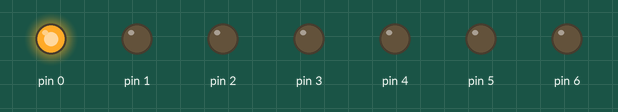
Bench run of a sketch on a simulated Arduino Uno, built with avr-gcc and run on an emulated ATmega328P. Shown: output pins drawn as LEDs (lit = HIGH).

Above: at 0.5 s.
At 2.5 s:
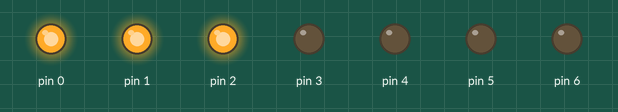
At 5.5 s:
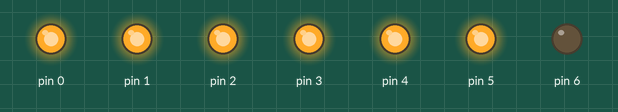
At 8.5 s:
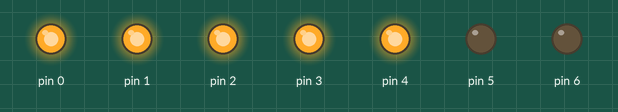
At 13.5 s:
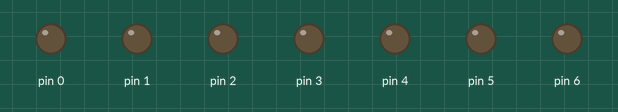
At 17.5 s:
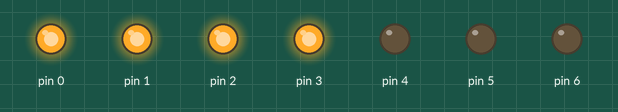
Timing chart, 0 to 18.2 s (numbered marks = the images above):
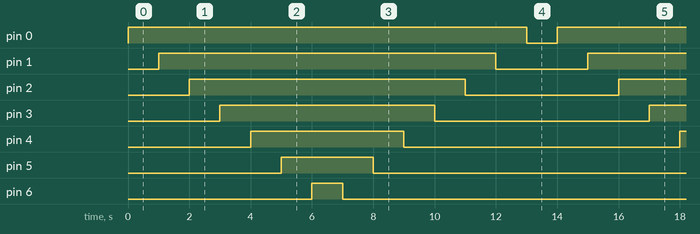

Measured:
- by itself, pin 0: alternates HIGH for 13.0 s and LOW for 1.0 s
- by itself, pin 1: alternates HIGH for 11.0 s and LOW for 3.0 s
- by itself, pin 2: alternates HIGH for 9.0 s and LOW for 5.0 s
- by itself, pin 3: alternates HIGH for 7.0 s and LOW for 7.0 s
- by itself, pin 4: alternates HIGH for 5.0 s and LOW for 9.0 s
- by itself, pin 5: alternates HIGH for 3.0 s and LOW for 11.0 s
- by itself, pin 6: alternates HIGH for 1.0 s and LOW for 13.0 s

The sketch:

L2_3.ino
```cpp
/*
  Lesson 2
  Mission 3
*/
void setup() {
  // put your setup code here, to run once:

  pinMode(0, OUTPUT);
  pinMode(1, OUTPUT);
  pinMode(2, OUTPUT);
  pinMode(3, OUTPUT);
  pinMode(4, OUTPUT);
  pinMode(5, OUTPUT);
  pinMode(6, OUTPUT);

}

void loop() {
  // put your main code here, to run repeatedly:

  //light led 0
  digitalWrite(0, HIGH);
  delay(1000);

  //light led 1
  digitalWrite(1, HIGH);
  delay(1000);

  //light led 2
  digitalWrite(2, HIGH);
  delay(1000);

  //light led 3
  digitalWrite(3, HIGH);
  delay(1000);

  //light led 4
  digitalWrite(4, HIGH);
  delay(1000);

  //light led 5
  digitalWrite(5, HIGH);
  delay(1000);

  //light led 6
  digitalWrite(6, HIGH);
  delay(1000);

  //turn off led 6
  digitalWrite(6, LOW);
  delay(1000);

  //turn off led 5
  digitalWrite(5, LOW);
  delay(1000);

  //turn off led 4
  digitalWrite(4, LOW);
  delay(1000);

  //turn off led 3
  digitalWrite(3, LOW);
  delay(1000);

  //turn off led 2
  digitalWrite(2, LOW);
  delay(1000);

  //turn off led 1
  digitalWrite(1, LOW);
  delay(1000);

  //turn off led 0
  digitalWrite(0, LOW);
  delay(1000);

}
```
